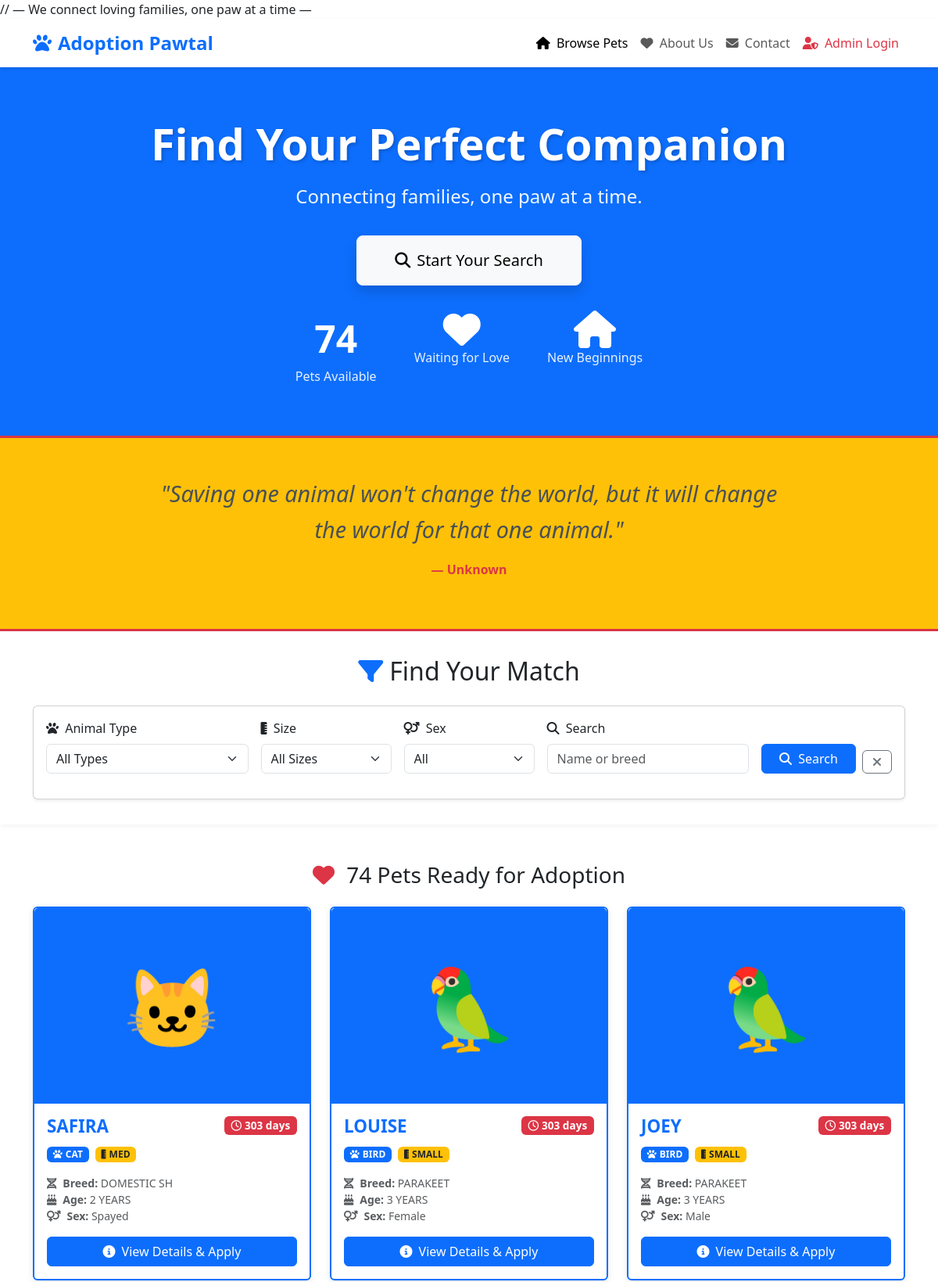
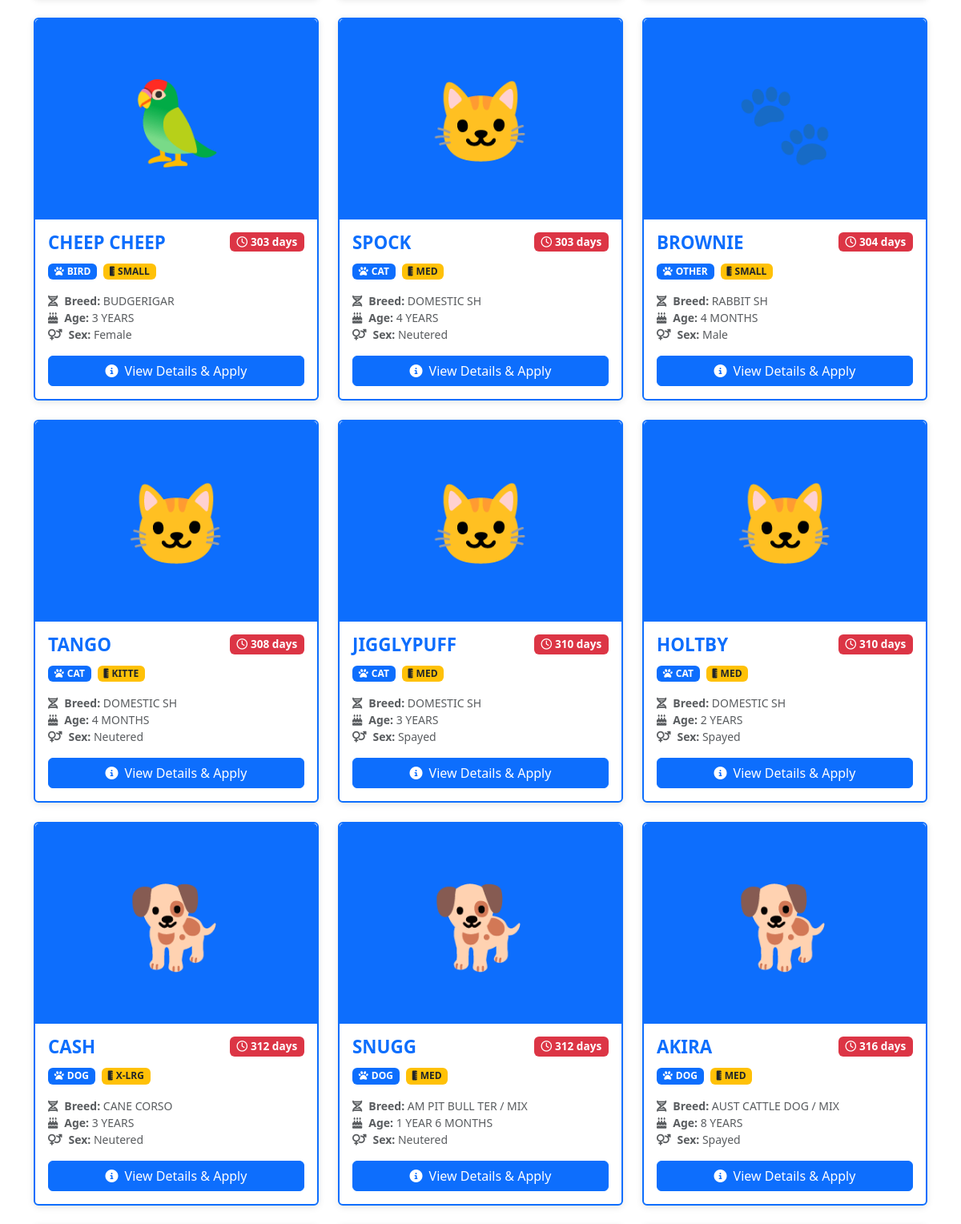
The app's page /old-index.php (upper part) with its own data (2 pictures, top to bottom).
### tables this page shows
CREATE TABLE `pets` (
  `animal_id` varchar(20) NOT NULL,
  `intake_type` varchar(50) NOT NULL,
  `intake_date` date NOT NULL,
  `pet_name` varchar(100) NOT NULL,
  `animal_type` varchar(50) NOT NULL,
  `pet_age` varchar(50) NOT NULL,
  `pet_size` varchar(20) NOT NULL,
  `color` varchar(100) NOT NULL,
  `breed` varchar(100) NOT NULL,
  `sex` char(1) NOT NULL,
  `adoption_status` enum('Available','Pending','Reserved','Trial') DEFAULT 'Available',
  `photo_path` varchar(255) DEFAULT NULL,
  `description` text DEFAULT NULL,
  `created_at` timestamp NOT NULL DEFAULT current_timestamp()
);

### public/old-index.php (the view, shortened to what this page needs)
<?php
require_once '../config/database.php';
$search = $_GET['search'] ?? '';
$sql = "SELECT * FROM pets WHERE adoption_status = 'Available'";
$params = [];
$sql .= " ORDER BY intake_date DESC";
$stmt = $pdo->prepare($sql);
$stmt->execute($params);
$pets = $stmt->fetchAll();
$total_available = $pdo->query("SELECT COUNT(*) FROM pets WHERE adoption_status = 'Available'")->fetchColumn();
function daysInShelter($intake_date) {
    $intake = new DateTime($intake_date);
    $now = new DateTime();
    $diff = $now->diff($intake);
    return $diff->days;
}
?>
<!DOCTYPE html>
<html lang="en">
<head>
    <link href="https://cdn.jsdelivr.net/npm/bootstrap@5.3.0/dist/css/bootstrap.min.css" rel="stylesheet">
    <link rel="stylesheet" href="https://cdnjs.cloudflare.com/ajax/libs/font-awesome/6.4.0/css/all.min.css">
</head>
<body>
    <nav class="navbar navbar-expand-lg navbar-light bg-white sticky-top">
        <div class="container">
            <a class="navbar-brand text-primary" href="index.php">
                <i class="fas fa-paw me-2"></i>Adoption Pawtal
            </a>
            <div class="collapse navbar-collapse" id="navbarNav">
                <ul class="navbar-nav ms-auto">
                    <li class="nav-item">
                        <a class="nav-link active" href="index.php"><i class="fas fa-home me-1"></i> Browse Pets</a>
                    </li>
                    <li class="nav-item">
                        <a class="nav-link" href="#about"><i class="fas fa-heart me-1"></i> About Us</a>
                    </li>
                    <li class="nav-item">
                        <a class="nav-link" href="#contact"><i class="fas fa-envelope me-1"></i> Contact</a>
                    </li>
                    <li class="nav-item">
                        <a class="nav-link admin-link" href="../admin/login.php">
                            <i class="fas fa-user-shield me-1"></i> Admin Login
                        </a>
                    </li>
                </ul>
            </div>
        </div>
    </nav>
    <section class="hero-section">
        <div class="container hero-content">
            <div class="text-center">
                <h1 class="hero-title">Find Your Perfect Companion</h1>
                <p class="hero-subtitle">Connecting families, one paw at a time.</p>
                <a href="#pets" class="btn btn-light btn-lg px-5 py-3 shadow">
                    <i class="fas fa-search me-2"></i>Start Your Search
                </a>
                <div class="hero-stats">
                    <div class="hero-stat">
                        <span class="hero-stat-number"><?= $total_available ?></span>
                        <span class="hero-stat-label">Pets Available</span>
                    </div>
                    <div class="hero-stat">
                        <span class="hero-stat-number"><i class="fas fa-heart"></i></span>
                        <span class="hero-stat-label">Waiting for Love</span>
                    </div>
                    <div class="hero-stat">
                        <span class="hero-stat-number"><i class="fas fa-home"></i></span>
                        <span class="hero-stat-label">New Beginnings</span>
                    </div>
                </div>
            </div>
        </div>
    </section>
    <section class="quote-section">
        <div class="container">
            <blockquote class="quote-text">
                "Saving one animal won't change the world, but it will change the world for that one animal."
            </blockquote>
            <p class="quote-author">— Unknown</p>
        </div>
    </section>
    <section class="filter-section" id="pets">
        <div class="container">
            <h2 class="text-center mb-4">
                <i class="fas fa-filter text-primary me-2"></i>Find Your Match
            </h2>
            <div class="card shadow-sm">
                <div class="card-body">
                    <form method="GET" action="index.php" class="row g-3">
                        <div class="col-md-3">
                            <label class="form-label"><i class="fas fa-paw me-1"></i> Animal Type</label>
                            <select name="type" class="form-select">
                                <option value="">All Types</option>
                            </select>
                        </div>
                        <div class="col-md-2">
                            <label class="form-label"><i class="fas fa-ruler-vertical me-1"></i> Size</label>
                            <select name="size" class="form-select">
                                <option value="">All Sizes</option>
                            </select>
                        </div>
                        <div class="col-md-2">
                            <label class="form-label"><i class="fas fa-venus-mars me-1"></i> Sex</label>
                            <select name="sex" class="form-select">
                                <option value="">All</option>
                            </select>
                        </div>
                        <div class="col-md-3">
                            <label class="form-label"><i class="fas fa-search me-1"></i> Search</label>
                            <input type="text" name="search" class="form-control" placeholder="Name or breed" value="<?= htmlspecialchars($search) ?>">
                        </div>
                        <div class="col-md-2 d-flex align-items-end gap-2">
                            <button type="submit" class="btn btn-primary flex-fill">
                                <i class="fas fa-search me-1"></i> Search
                            </button>
                            <a href="index.php" class="btn btn-outline-secondary" title="Clear filters">
                                <i class="fas fa-times"></i>
                            </a>
                        </div>
                    </form>
                </div>
            </div>
        </div>
    </section>
    <div class="container my-5">
        <?php if (count($pets) > 0): ?>
            <h3 class="mb-4 text-center">
                <i class="fas fa-heart text-danger me-2"></i>
                <?= count($pets) ?> Pet<?= count($pets) != 1 ? 's' : '' ?> Ready for Adoption
            </h3>
            <div class="row g-4">
                <?php foreach ($pets as $pet):
                    $days = daysInShelter($pet['intake_date']);
                ?>
                    <div class="col-md-6 col-lg-4">
                        <div class="card pet-card">
                            <?php if ($pet['photo_path'] && file_exists('../' . $pet['photo_path'])): ?>
                                <img src="../<?= htmlspecialchars($pet['photo_path']) ?>" class="card-img-top pet-card-img" alt="<?= htmlspecialchars($pet['pet_name']) ?>">
                            <?php else: ?>
                                <div class="card-img-top pet-card-img d-flex align-items-center justify-content-center">
                                    <span class="text-white" style="font-size: 100px;">
                                        <?php
                                        echo match($pet['animal_type']) {
                                            'DOG' => '🐕',
                                            'CAT' => '🐱',
                                            'BIRD' => '🦜',
                                            default => '🐾'
                                        };
                                        ?>
                                    </span>
                                </div>
                            <?php endif; ?>
                            <div class="card-body">
                                <div class="d-flex justify-content-between align-items-start mb-2">
                                    <h5 class="pet-name mb-0"><?= htmlspecialchars($pet['pet_name']) ?></h5>
                                    <span class="badge days-badge">
                                        <i class="far fa-clock me-1"></i><?= $days ?> day<?= $days != 1 ? 's' : '' ?>
                                    </span>
                                </div>
                                <div class="mb-3">
                                    <span class="badge bg-primary me-1">
                                        <i class="fas fa-paw me-1"></i><?= htmlspecialchars($pet['animal_type']) ?>
                                    </span>
                                    <span class="badge bg-info text-dark">
                                        <i class="fas fa-ruler-vertical me-1"></i><?= htmlspecialchars($pet['pet_size']) ?>
                                    </span>
                                </div>
                                <div class="small text-muted mb-3">
                                    <div><i class="fas fa-dna me-2"></i><strong>Breed:</strong> <?= htmlspecialchars($pet['breed']) ?></div>
                                    <div><i class="fas fa-birthday-cake me-2"></i><strong>Age:</strong> <?= htmlspecialchars($pet['pet_age']) ?></div>
                                    <div><i class="fas fa-venus-mars me-2"></i><strong>Sex:</strong>
                                        <?php
                                        $sex_display = match($pet['sex']) {
                                            'M' => 'Male',
                                            'F' => 'Female',
                                            'N' => 'Neutered',
                                            'S' => 'Spayed',
                                            'U' => 'Unknown',
                                            default => $pet['sex']
                                        };
                                        echo htmlspecialchars($sex_display);
                                        ?>
                                    </div>
                                </div>
                                <a href="pet-details.php?id=<?= htmlspecialchars($pet['animal_id']) ?>" class="btn btn-primary w-100">
                                    <i class="fas fa-info-circle me-2"></i>View Details & Apply
                                </a>
                            </div>
                        </div>
                    </div>
                <?php endforeach; ?>
            </div>
        <?php endif; ?>
    </div>
</body>
</html>

### public/old-index.php (style rules this page uses)
:root { --primary-color: #0d6efd; --secondary-color: #dc3545; --accent-yellow: #ffc107; --accent-green: #28a745; --white: #ffffff; }
.hero-section { background: var(--primary-color); color: white; padding: 4rem 0; position: relative; overflow: hidden; }
.hero-section::before { content: ''; position: absolute; top: 0; left: 0; right: 0; bottom: 0; opacity: 0.1; }
.hero-content { position: relative; z-index: 1; }
.hero-title { font-size: 3.5rem; font-weight: 800; margin-bottom: 1rem; text-shadow: 2px 2px 4px rgba(0,0,0,0.2); }
.hero-subtitle { font-size: 1.5rem; margin-bottom: 2rem; opacity: 0.95; }
.hero-stats { display: flex; gap: 3rem; justify-content: center; margin-top: 2rem; }
.hero-stat { text-align: center; }
.hero-stat-number { font-size: 3rem; font-weight: 700; display: block; }
.hero-stat-label { font-size: 1rem; opacity: 0.9; }
.navbar { box-shadow: 0 2px 4px rgba(0,0,0,0.1); background-color: var(--white) !important; }
.navbar-brand { font-weight: 700; font-size: 1.5rem; color: var(--primary-color) !important; }
.quote-section { background: var(--accent-yellow); padding: 3rem 0; border-top: 3px solid var(--secondary-color); border-bottom: 3px solid var(--secondary-color); }
.quote-text { font-size: 1.8rem; font-style: italic; color: #495057; text-align: center; max-width: 800px; margin: 0 auto; line-height: 1.6; }
.quote-author { text-align: center; margin-top: 1rem; font-weight: 600; color: var(--secondary-color); }
.filter-section { background: var(--white); padding: 2rem 0; box-shadow: 0 2px 8px rgba(0,0,0,0.05); }
.pet-card { transition: all 0.3s ease; border: 2px solid var(--primary-color); box-shadow: 0 2px 8px rgba(0,0,0,0.1); height: 100%; }
.pet-card-img { height: 250px; object-fit: cover; background: var(--primary-color); }
.days-badge { font-size: 0.85rem; background: var(--secondary-color) !important; }
.pet-name { color: var(--primary-color); font-weight: 700; font-size: 1.4rem; }
.admin-link { color: var(--secondary-color); text-decoration: none; transition: color 0.3s; }
.btn-primary { background-color: var(--primary-color); border-color: var(--primary-color); }
.badge.bg-primary { background-color: var(--primary-color) !important; }
.badge.bg-info { background-color: var(--accent-yellow) !important; }
.text-primary { color: var(--primary-color) !important; }
.text-danger { color: var(--secondary-color) !important; }

### records on screen
pets: animal_type "🐱", pet_name "SAFIRA", intake_date "303", shows "s", animal_type "CAT", pet_size "MED", breed "DOMESTIC SH", pet_age "2 YEARS", sex "Spayed"
pets: animal_type "🦜", pet_name "LOUISE", intake_date "303", shows "s", animal_type "BIRD", pet_size "SMALL", breed "PARAKEET", pet_age "3 YEARS", sex "Female"
pets: animal_type "🦜", pet_name "JOEY", intake_date "303", shows "s", animal_type "BIRD", pet_size "SMALL", breed "PARAKEET", pet_age "3 YEARS", sex "Male"
pets: animal_type "🦜", pet_name "CHEEP CHEEP", intake_date "303", shows "s", animal_type "BIRD", pet_size "SMALL", breed "BUDGERIGAR", pet_age "3 YEARS", sex "Female"
pets: animal_type "🐱", pet_name "SPOCK", intake_date "303", shows "s", animal_type "CAT", pet_size "MED", breed "DOMESTIC SH", pet_age "4 YEARS", sex "Neutered"
pets: pet_name "BROWNIE", intake_date "304", shows "s", animal_type "OTHER", pet_size "SMALL", breed "RABBIT SH", pet_age "4 MONTHS", sex "Male"
pets: animal_type "🐱", pet_name "TANGO", intake_date "308", shows "s", animal_type "CAT", pet_size "KITTE", breed "DOMESTIC SH", pet_age "4 MONTHS", sex "Neutered"
pets: animal_type "🐱", pet_name "JIGGLYPUFF", intake_date "310", shows "s", animal_type "CAT", pet_size "MED", breed "DOMESTIC SH", pet_age "3 YEARS", sex "Spayed"
pets: animal_type "🐱", pet_name "HOLTBY", intake_date "310", shows "s", animal_type "CAT", pet_size "MED", breed "DOMESTIC SH", pet_age "2 YEARS", sex "Spayed"
pets: animal_type "🐕", pet_name "CASH", intake_date "312", shows "s", animal_type "DOG", pet_size "X-LRG", breed "CANE CORSO", pet_age "3 YEARS", sex "Neutered"
pets: animal_type "🐕", pet_name "SNUGG", intake_date "312", shows "s", animal_type "DOG", pet_size "MED", breed "AM PIT BULL TER / MIX", pet_age "1 YEAR 6 MONTHS", sex "Neutered"
pets: animal_type "🐕", pet_name "AKIRA", intake_date "316", shows "s", animal_type "DOG", pet_size "MED", breed "AUST CATTLE DOG / MIX", pet_age "8 YEARS", sex "Spayed"

### other values on screen
$total_available "74"
count($pets) "74"
